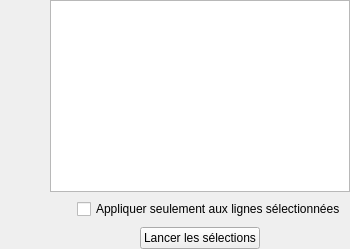
                   <widget class="QFrame" name="selectionViewFrame">
                    <property name="sizePolicy">
                     <sizepolicy hsizetype="Preferred" vsizetype="Expanding">
                      <horstretch>0</horstretch>
                      <verstretch>0</verstretch>
                     </sizepolicy>
                    </property>
                    <property name="minimumSize">
                     <size>
                      <width>350</width>
                      <height>200</height>
                     </size>
                    </property>
                    <property name="frameShape">
                     <enum>QFrame::NoFrame</enum>
                    </property>
                    <property name="frameShadow">
                     <enum>QFrame::Raised</enum>
                    </property>
                    <layout class="QGridLayout" name="gridLayout_9">
                     <property name="leftMargin">
                      <number>0</number>
                     </property>
                     <property name="topMargin">
                      <number>0</number>
                     </property>
                     <property name="rightMargin">
                      <number>0</number>
                     </property>
                     <property name="bottomMargin">
                      <number>0</number>
                     </property>
                     <property name="horizontalSpacing">
                      <number>0</number>
                     </property>
                     <property name="verticalSpacing">
                      <number>6</number>
                     </property>
                     <item row="1" column="2" alignment="Qt::AlignHCenter">
                      <widget class="QCheckBox" name="selectionRunSelectionMode">
                       <property name="sizePolicy">
                        <sizepolicy hsizetype="Expanding" vsizetype="Fixed">
                         <horstretch>0</horstretch>
                         <verstretch>0</verstretch>
                        </sizepolicy>
                       </property>
                       <property name="text">
                        <string>Appliquer seulement aux lignes sélectionnées</string>
                       </property>
                      </widget>
                     </item>
                     <item row="4" column="1" colspan="2" alignment="Qt::AlignHCenter">
                      <widget class="QFrame" name="frame_4">
                       <property name="sizePolicy">
                        <sizepolicy hsizetype="Expanding" vsizetype="Fixed">
                         <horstretch>0</horstretch>
                         <verstretch>0</verstretch>
                        </sizepolicy>
                       </property>
                       <property name="minimumSize">
                        <size>
                         <width>0</width>
                         <height>0</height>
                        </size>
                       </property>
                       <property name="maximumSize">
                        <size>
                         <width>16777215</width>
                         <height>16777215</height>
                        </size>
                       </property>
                       <property name="frameShape">
                        <enum>QFrame::NoFrame</enum>
                       </property>
                       <property name="frameShadow">
                        <enum>QFrame::Raised</enum>
                       </property>
                       <layout class="QHBoxLayout" name="horizontalLayout_7">
                        <property name="spacing">
                         <number>200</number>
                        </property>
                        <property name="leftMargin">
                         <number>0</number>
                        </property>
                        <property name="topMargin">
                         <number>0</number>
                        </property>
                        <property name="rightMargin">
                         <number>0</number>
                        </property>
                        <property name="bottomMargin">
                         <number>0</number>
                        </property>
                        <item>
                         <widget class="QPushButton" name="selectionRun">
                          <property name="sizePolicy">
                           <sizepolicy hsizetype="Fixed" vsizetype="Fixed">
                            <horstretch>0</horstretch>
                            <verstretch>0</verstretch>
                           </sizepolicy>
                          </property>
                          <property name="layoutDirection">
                           <enum>Qt::LeftToRight</enum>
                          </property>
                          <property name="text">
                           <string>Lancer les sélections</string>
                          </property>
                          <property name="icon">
                           <iconset resource="../BioDispersal/resources.qrc">
                            <normaloff>:/plugins/eco_cont/icons/play.svg</normaloff>:/plugins/eco_cont/icons/play.svg</iconset>
                          </property>
                         </widget>
                        </item>
                       </layout>
                      </widget>
                     </item>
                     <item row="0" column="1" colspan="2">
                      <widget class="QTableView" name="selectionView">
                       <property name="minimumSize">
                        <size>
                         <width>300</width>
                         <height>100</height>
                        </size>
                       </property>
                       <property name="alternatingRowColors">
                        <bool>true</bool>
                       </property>
                       <property name="selectionBehavior">
                        <enum>QAbstractItemView::SelectRows</enum>
                       </property>
                       <property name="sortingEnabled">
                        <bool>true</bool>
                       </property>
                      </widget>
                     </item>
                     <item row="0" column="0">
                      <widget class="QFrame" name="selectArrowsFrame">
                       <property name="sizePolicy">
                        <sizepolicy hsizetype="Fixed" vsizetype="Expanding">
                         <horstretch>0</horstretch>
                         <verstretch>0</verstretch>
                        </sizepolicy>
                       </property>
                       <property name="minimumSize">
                        <size>
                         <width>50</width>
                         <height>0</height>
                        </size>
                       </property>
                       <property name="frameShape">
                        <enum>QFrame::NoFrame</enum>
                       </property>
                       <property name="frameShadow">
                        <enum>QFrame::Raised</enum>
                       </property>
                       <layout class="QVBoxLayout" name="verticalLayout_5">
                        <item>
                         <widget class="QToolButton" name="selectionUp">
                          <property name="sizePolicy">
                           <sizepolicy hsizetype="Fixed" vsizetype="Fixed">
                            <horstretch>0</horstretch>
                            <verstretch>0</verstretch>
                           </sizepolicy>
                          </property>
                          <property name="minimumSize">
                           <size>
                            <width>25</width>
                            <height>25</height>
                           </size>
                          </property>
                          <property name="toolTip">
                           <string>Promouvoir la sélection</string>
                          </property>
                          <property name="text">
                           <string/>
                          </property>
                          <property name="icon">
                           <iconset resource="../BioDispersal/resources.qrc">
                            <normaloff>:/plugins/eco_cont/icons/up-arrow.png</normaloff>:/plugins/eco_cont/icons/up-arrow.png</iconset>
                          </property>
                          <property name="autoRaise">
                           <bool>true</bool>
                          </property>
                         </widget>
                        </item>
                        <item>
                         <widget class="QToolButton" name="selectionDown">
                          <property name="sizePolicy">
                           <sizepolicy hsizetype="Fixed" vsizetype="Fixed">
                            <horstretch>0</horstretch>
                            <verstretch>0</verstretch>
                           </sizepolicy>
                          </property>
                          <property name="minimumSize">
                           <size>
                            <width>25</width>
                            <height>25</height>
                           </size>
                          </property>
                          <property name="toolTip">
                           <string>Rétrograder la sélection</string>
                          </property>
                          <property name="text">
                           <string/>
                          </property>
                          <property name="icon">
                           <iconset resource="../BioDispersal/resources.qrc">
                            <normaloff>:/plugins/eco_cont/icons/down-arrow.png</normaloff>:/plugins/eco_cont/icons/down-arrow.png</iconset>
                          </property>
                          <property name="autoRaise">
                           <bool>true</bool>
                          </property>
                         </widget>
                        </item>
                       </layout>
                      </widget>
                     </item>
                     <item row="1" column="1">
                      <widget class="QToolButton" name="selectionRemove">
                       <property name="sizePolicy">
                        <sizepolicy hsizetype="Fixed" vsizetype="Fixed">
                         <horstretch>0</horstretch>
                         <verstretch>0</verstretch>
                        </sizepolicy>
                       </property>
                       <property name="toolTip">
                        <string>Supprimer les lignes sélectionnées</string>
                       </property>
                       <property name="text">
                        <string/>
                       </property>
                       <property name="icon">
                        <iconset resource="../BioDispersal/resources.qrc">
                         <normaloff>:/plugins/eco_cont/icons/mActionDeleteSelected.svg</normaloff>:/plugins/eco_cont/icons/mActionDeleteSelected.svg</iconset>
                       </property>
                       <property name="autoRaise">
                        <bool>true</bool>
                       </property>
                      </widget>
                     </item>
                    </layout>
                   </widget>
